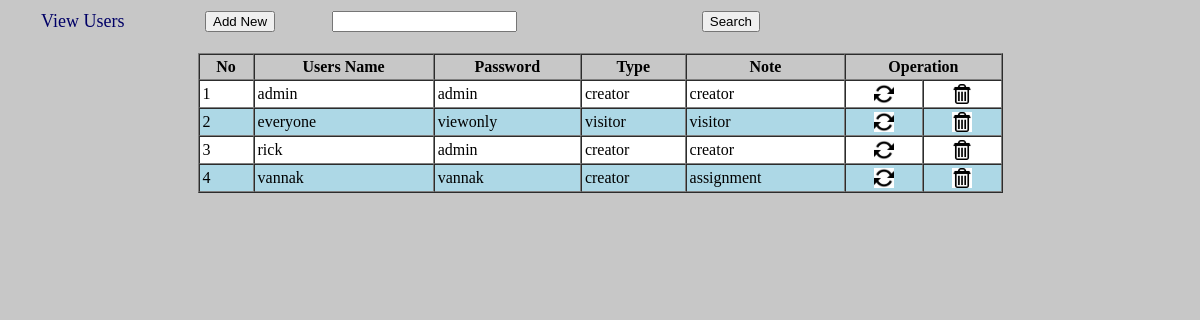
/View_Users.php, run on the app's committed database.
### tables this page shows
CREATE TABLE IF NOT EXISTS `users_tbl` (
  `u_id` int(10) unsigned NOT NULL AUTO_INCREMENT,
  `username` varchar(50) NOT NULL,
  `password` varchar(30) NOT NULL,
  `type` char(10) NOT NULL,
  `note` varchar(100) NOT NULL,
  PRIMARY KEY (`u_id`)
);

### View_Users.php (the view, shortened to what this page needs)
<!DOCTYPE html PUBLIC "-//W3C//DTD XHTML 1.0 Transitional//EN" "http://www.w3.org/TR/xhtml1/DTD/xhtml1-transitional.dtd">
<html xmlns="http://www.w3.org/1999/xhtml">
<head>
<link rel="stylesheet" type="text/css" href="css/style_view.css" />
</head>
<body>
<div id="style_div" >
<form method="post">
<table width="755">
	<tr>
    	<td width="190px" style="font-size:18px; color:#006; text-indent:30px;">View Users</td>
        <td><a href="?tag=susers_entry"><input type="button" title="Add new student" name="butAdd" value="Add New" id="button-search" /></a></td>
        <td><input type="text" name="searchtxt" title="Enter name for search " class="search" autocomplete="off"/></td>
        <td style="float:right"><input type="submit" name="btnsearch" value="Search" id="button-search" title="Search Users" /></td>
    </tr>
</table>
</form>
</div>
<br />
<div id="content-input">
	<form method="post">
    <table border="1" width="805px" align="center" cellpadding="3" class="mytable" cellspacing="0">
        <tr>
            <th style="text-align: center;">No</th>
            <th style="text-align: center;">Users Name</th>
            <th style="text-align: center;">Password</th>
            <th style="text-align: center;">Type</th>
            <th style="text-align: center;">Note</th>
            <th style="text-align: center;"colspan="2">Operation</th>
        </tr>
         <?php
		 $key="";
	if($key !="")
		$sql_sel=mysql_query("SElECT * FROM users_tbl WHERE username  like '%$key%' ");
	else
        $sql_sel=mysql_query("SELECT * FROM users_tbl");
    $i=0;
    while($row=mysql_fetch_array($sql_sel)){
    $i++;
    $color=($i%2==0)?"lightblue":"white";
    ?>
      <tr bgcolor="<?php echo $color?>">
            <td><?php echo $i;?></td>
            <td><?php echo $row['username'];?></td>
            <td><?php echo $row['password'];?></td>
            <td><?php echo $row['type'];?></td>
            <td><?php echo $row['note'];?></td>
            <td align="center"><a href="?tag=susers_entry&opr=upd&rs_id=<?php echo $row['u_id'];?>" title="Upate"><img style="-webkit-box-shadow: 0px 0px 0px 0px rgba(50, 50, 50, 0.75);-moz-box-shadow:    0px 0px 0px 0px rgba(50, 50, 50, 0.75);box-shadow:         0px 0px 0px 0px rgba(50, 50, 50, 0.75);" src="picture/update.png" height="20" alt="Update" /></a></td>
            <td align="center"><a href="?tag=view_users&opr=del&rs_id=<?php echo $row['u_id'];?>" title="Delete"><img style="-webkit-box-shadow: 0px 0px 0px 0px rgba(50, 50, 50, 0.75);-moz-box-shadow:    0px 0px 0px 0px rgba(50, 50, 50, 0.75);box-shadow:         0px 0px 0px 0px rgba(50, 50, 50, 0.75);" src="picture/delete.jpg" height="20" alt="Delete" /></a></td>
        </tr>
    <?php
    }
    ?>
     </table>
   </form>
</div>
</body>
</html>

### css/style_view.css (style rules this page uses)
body { background-color: #c7c7c7; }

### data on the page
users_tbl: username "admin", password "admin", type "creator", note "creator"
users_tbl: username "everyone", password "viewonly", type "visitor", note "visitor"
users_tbl: username "rick", password "admin", type "creator", note "creator"
users_tbl: username "vannak", password "vannak", type "creator", note "assignment"
